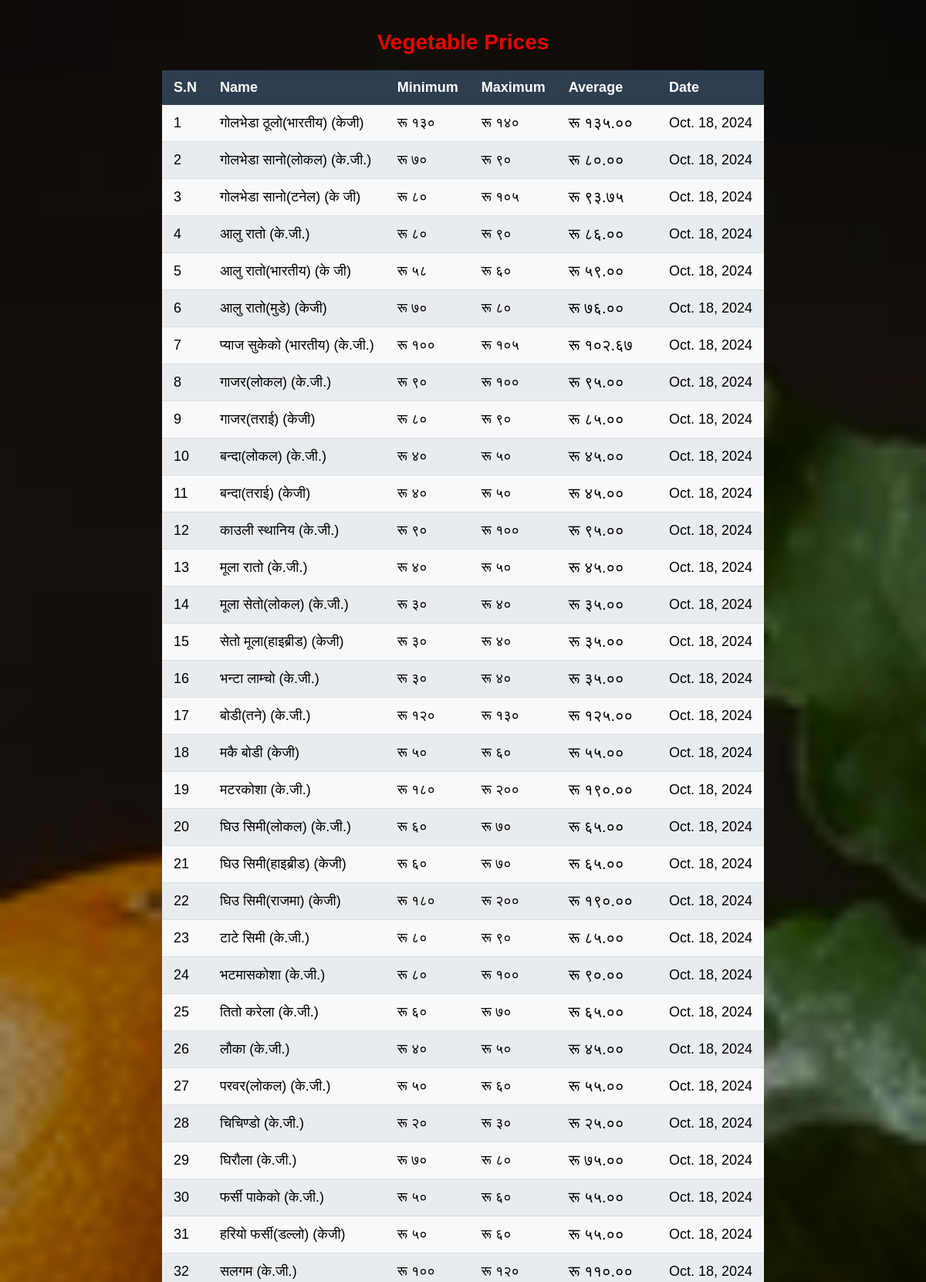
The page / (upper part) on the database its author committed.
### scraper/models.py (models this page shows, shortened)
class VegetablePrice(models.Model):
    name = models.CharField(max_length=100)
    min_price = models.CharField(max_length=100)
    max_price = models.CharField(max_length=100)
    avg_price = models.CharField(max_length=100)
    date = models.DateField(auto_now_add=True)

### scraper/views.py (the view)
# urls.py: path('', views.price_list, name='price_list'),
def price_list(request):
    prices = VegetablePrice.objects.all().order_by('-date')
    return render(request, 'scraper/price_list.html', {'prices': prices})

### scraper/templates/scraper/price_list.html (shortened to what this page needs)
{% load static %}
<!DOCTYPE html>
<html>
<head>
    <link rel="stylesheet" type="text/css" href="{% static 'css/style.css' %}">
</head>
<body>
    <div>
        <h1>Vegetable Prices</h1>
        <table>
            <thead>
                <tr>
                    <th>S.N</th>
                    <th>Name</th>
                    <th>Minimum</th>
                    <th>Maximum</th>
                    <th>Average</th>
                    <th>Date</th>
                </tr>
            </thead>
            <tbody>
                {% for price in prices %}
                <tr>
                    <td>{{ forloop.counter }}</td>
                    <td>{{ price.name }}</td>
                    <td>{{ price.min_price }}</td>
                    <td>{{ price.max_price }}</td>
                    <td>{{ price.avg_price }}</td>
                    <td>{{ price.date }}</td>
                </tr>
                {% endfor %}
            </tbody>
        </table>
    </div>
</body>
</html>

### scraper/static/css/style.css (style rules this page uses)
body { font-family: Arial, sans-serif; background-image: url('../images/veg_background.png'); background-size: cover; background-position: center; background-repeat: no-repeat; background-attachment: fixed; margin: 0; padding: 20px; display: flex; justify-content: center; align-items: center; min-height: 100vh; }
h1 { text-align: center; position: sticky; color: #e90404; font-size: 28px; margin-bottom: 20px; }
table { width: 100%; border-collapse: collapse; font-size: 18px; text-align: left; }
thead th { background-color: #2d3e50; color: #ffffff; padding: 12px 15px; position: sticky; top: 0; z-index: 10; }
tbody tr { background-color: #f8f9fa; border-bottom: 1px solid #dddddd; transition: background-color 0.3s ease; }
tbody tr:nth-of-type(even) { background-color: #e9ecef; }
tbody td { padding: 12px 15px; }
table tbody td:nth-child(5) { font-size: 20px; }

### rows shown on the page
VegetablePrice: name "गोलभेडा ठूलो(भारतीय) (केजी)", min_price "रू १३०", max_price "रू १४०", avg_price "रू १३५.००", date "Oct. 18, 2024"
VegetablePrice: name "गोलभेडा सानो(लोकल) (के.जी.)", min_price "रू ७०", max_price "रू ९०", avg_price "रू ८०.००", date "Oct. 18, 2024"
VegetablePrice: name "गोलभेडा सानो(टनेल) (के जी)", min_price "रू ८०", max_price "रू १०५", avg_price "रू ९३.७५", date "Oct. 18, 2024"
VegetablePrice: name "आलु रातो (के.जी.)", min_price "रू ८०", max_price "रू ९०", avg_price "रू ८६.००", date "Oct. 18, 2024"
VegetablePrice: name "आलु रातो(भारतीय) (के जी)", min_price "रू ५८", max_price "रू ६०", avg_price "रू ५९.००", date "Oct. 18, 2024"
VegetablePrice: name "आलु रातो(मुडे) (केजी)", min_price "रू ७०", max_price "रू ८०", avg_price "रू ७६.००", date "Oct. 18, 2024"
VegetablePrice: name "प्याज सुकेको (भारतीय) (के.जी.)", min_price "रू १००", max_price "रू १०५", avg_price "रू १०२.६७", date "Oct. 18, 2024"
VegetablePrice: name "गाजर(लोकल) (के.जी.)", min_price "रू ९०", max_price "रू १००", avg_price "रू ९५.००", date "Oct. 18, 2024"
VegetablePrice: name "गाजर(तराई) (केजी)", min_price "रू ८०", max_price "रू ९०", avg_price "रू ८५.००", date "Oct. 18, 2024"
VegetablePrice: name "बन्दा(लोकल) (के.जी.)", min_price "रू ४०", max_price "रू ५०", avg_price "रू ४५.००", date "Oct. 18, 2024"
VegetablePrice: name "बन्दा(तराई) (केजी)", min_price "रू ४०", max_price "रू ५०", avg_price "रू ४५.००", date "Oct. 18, 2024"
VegetablePrice: name "काउली स्थानिय (के.जी.)", min_price "रू ९०", max_price "रू १००", avg_price "रू ९५.००", date "Oct. 18, 2024"
VegetablePrice: name "मूला रातो (के.जी.)", min_price "रू ४०", max_price "रू ५०", avg_price "रू ४५.००", date "Oct. 18, 2024"
VegetablePrice: name "मूला सेतो(लोकल) (के.जी.)", min_price "रू ३०", max_price "रू ४०", avg_price "रू ३५.००", date "Oct. 18, 2024"
VegetablePrice: name "सेतो मूला(हाइब्रीड) (केजी)", min_price "रू ३०", max_price "रू ४०", avg_price "रू ३५.००", date "Oct. 18, 2024"
VegetablePrice: name "भन्टा लाम्चो (के.जी.)", min_price "रू ३०", max_price "रू ४०", avg_price "रू ३५.००", date "Oct. 18, 2024"
VegetablePrice: name "बोडी(तने) (के.जी.)", min_price "रू १२०", max_price "रू १३०", avg_price "रू १२५.००", date "Oct. 18, 2024"
VegetablePrice: name "मकै बोडी (केजी)", min_price "रू ५०", max_price "रू ६०", avg_price "रू ५५.००", date "Oct. 18, 2024"
VegetablePrice: name "मटरकोशा (के.जी.)", min_price "रू १८०", max_price "रू २००", avg_price "रू १९०.००", date "Oct. 18, 2024"
VegetablePrice: name "घिउ सिमी(लोकल) (के.जी.)", min_price "रू ६०", max_price "रू ७०", avg_price "रू ६५.००", date "Oct. 18, 2024"
VegetablePrice: name "घिउ सिमी(हाइब्रीड) (केजी)", min_price "रू ६०", max_price "रू ७०", avg_price "रू ६५.००", date "Oct. 18, 2024"
VegetablePrice: name "घिउ सिमी(राजमा) (केजी)", min_price "रू १८०", max_price "रू २००", avg_price "रू १९०.००", date "Oct. 18, 2024"
VegetablePrice: name "टाटे सिमी (के.जी.)", min_price "रू ८०", max_price "रू ९०", avg_price "रू ८५.००", date "Oct. 18, 2024"
VegetablePrice: name "भटमासकोशा (के.जी.)", min_price "रू ८०", max_price "रू १००", avg_price "रू ९०.००", date "Oct. 18, 2024"
VegetablePrice: name "तितो करेला (के.जी.)", min_price "रू ६०", max_price "रू ७०", avg_price "रू ६५.००", date "Oct. 18, 2024"
VegetablePrice: name "लौका (के.जी.)", min_price "रू ४०", max_price "रू ५०", avg_price "रू ४५.००", date "Oct. 18, 2024"
VegetablePrice: name "परवर(लोकल) (के.जी.)", min_price "रू ५०", max_price "रू ६०", avg_price "रू ५५.००", date "Oct. 18, 2024"
VegetablePrice: name "चिचिण्डो (के.जी.)", min_price "रू २०", max_price "रू ३०", avg_price "रू २५.००", date "Oct. 18, 2024"
VegetablePrice: name "घिरौला (के.जी.)", min_price "रू ७०", max_price "रू ८०", avg_price "रू ७५.००", date "Oct. 18, 2024"
VegetablePrice: name "फर्सी पाकेको (के.जी.)", min_price "रू ५०", max_price "रू ६०", avg_price "रू ५५.००", date "Oct. 18, 2024"
VegetablePrice: name "हरियो फर्सी(डल्लो) (केजी)", min_price "रू ५०", max_price "रू ६०", avg_price "रू ५५.००", date "Oct. 18, 2024"
VegetablePrice: name "सलगम (के.जी.)", min_price "रू १००", max_price "रू १२०", avg_price "रू ११०.००", date "Oct. 18, 2024"
